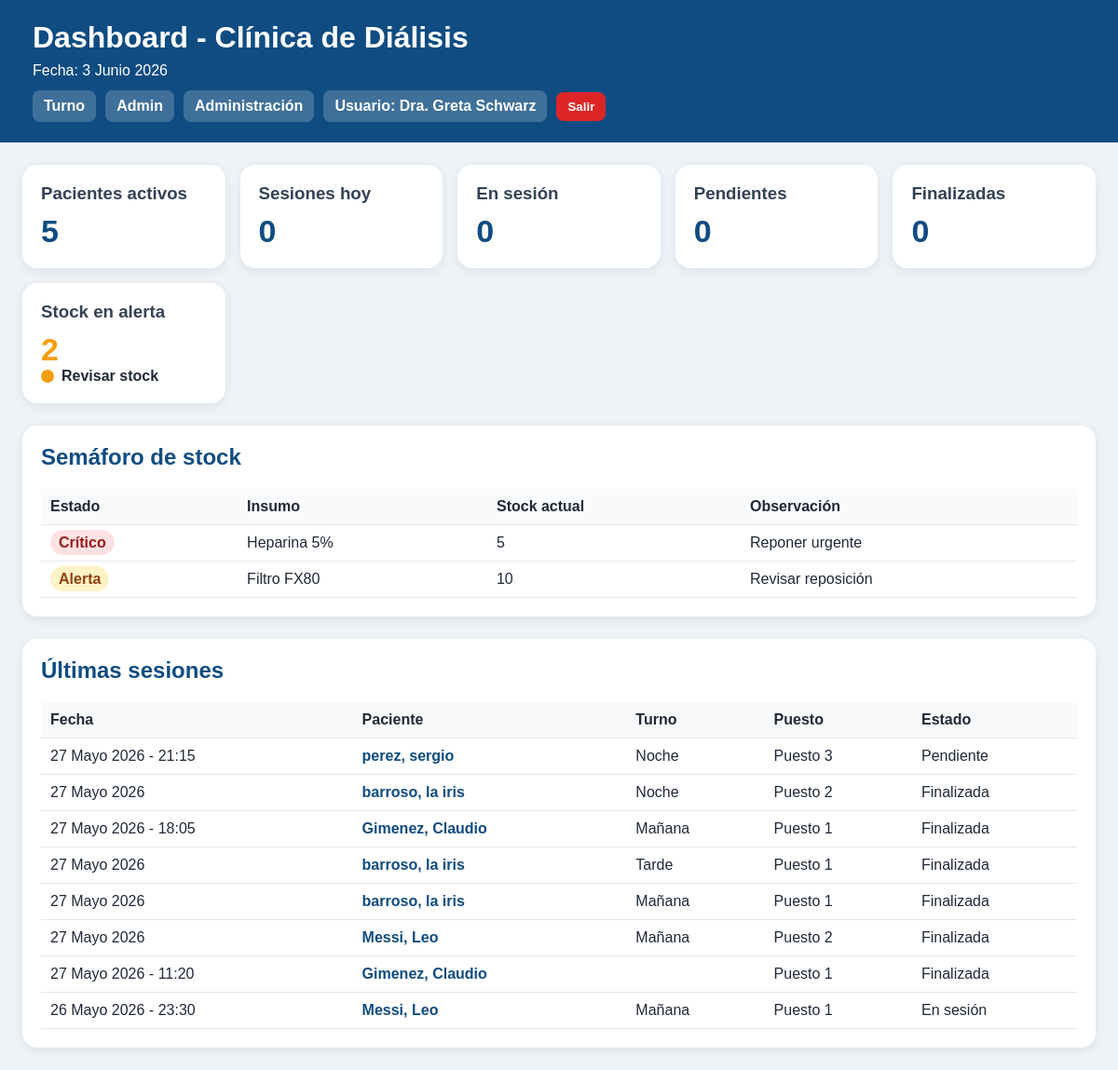
Before: /dashboard/ (signed in) with the older database file.
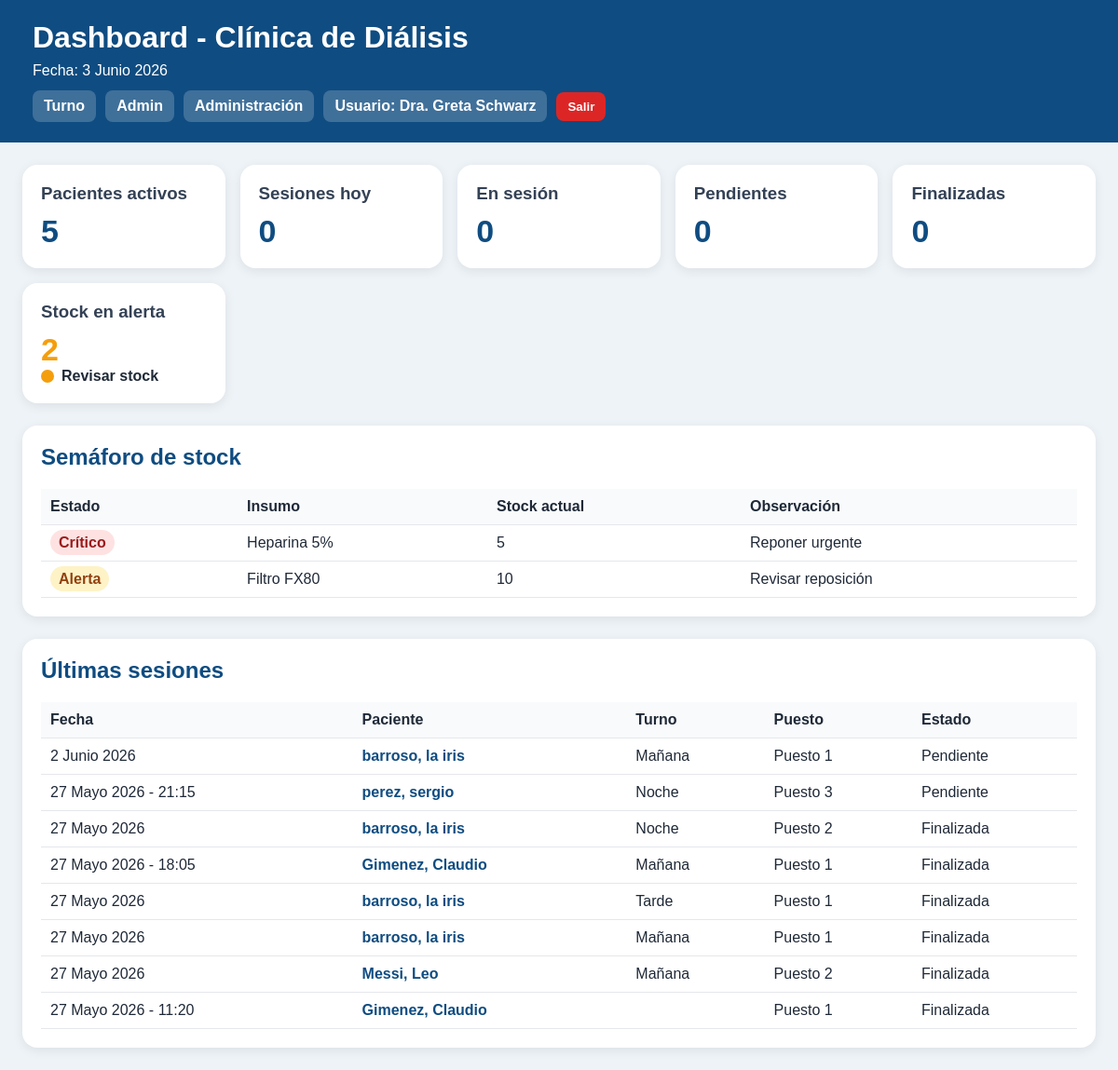
After: the same page with the newer database file.
### stock/models.py (models this page shows, shortened)
class Insumo(models.Model):
    nombre = models.CharField(max_length=120, unique=True)
    stock_actual = models.IntegerField(default=0)
    stock_minimo = models.IntegerField(default=0)
    unidad = models.CharField(max_length=30, default="unidad")
    activo = models.BooleanField(default=True)

### sesiones/models.py (models this page shows, shortened)
class SesionDialisis(models.Model):
    TURNO_CHOICES = [
        ("manana", "Mañana"),
        ("tarde", "Tarde"),
        ("noche", "Noche"),
    ]
    ESTADO_CHOICES = [
        ("pendiente", "Pendiente"),
        ("activa", "En sesión"),
        ("finalizada", "Finalizada"),
    ]
    paciente = models.ForeignKey(Paciente, on_delete=models.CASCADE)
    puesto = models.ForeignKey(Puesto, on_delete=models.SET_NULL, null=True, blank=True)
    fecha = models.DateField()
    turno = models.CharField(max_length=10, choices=TURNO_CHOICES, default="manana")
    estado = models.CharField(max_length=20, choices=ESTADO_CHOICES, default="pendiente")
    medico_asignado = models.ForeignKey(
        User, on_delete=models.SET_NULL,
        null=True, blank=True,
        related_name="sesiones_medico"
    )
    enfermero_asignado = models.ForeignKey(
        User, on_delete=models.SET_NULL,
        null=True, blank=True,
        related_name="sesiones_enfermero"
    )
    peso_pre = models.DecimalField(max_digits=5, decimal_places=2, null=True, blank=True)
    peso_post = models.DecimalField(max_digits=5, decimal_places=2, null=True, blank=True)
    ta_inicial = models.CharField(max_length=20, blank=True)
    ta_final = models.CharField(max_length=20, blank=True)
    finalizada = models.BooleanField(default=False)
    creada_en = models.DateTimeField(auto_now_add=True)
    class Meta:
        ordering = ["-fecha", "turno"]

class PlanillaHemodialisis(models.Model):
    sesion = models.OneToOneField(
        SesionDialisis,
        on_delete=models.CASCADE
    )
    peso_pre = models.DecimalField(
        max_digits=5,
        decimal_places=2,
        null=True,
        blank=True
    )
    peso_post = models.DecimalField(
        max_digits=5,
        decimal_places=2,
        null=True,
        blank=True
    )
    peso_seco = models.DecimalField(
        max_digits=5,
        decimal_places=2,
        null=True,
        blank=True
    )
    uf_prescripta = models.CharField(
        max_length=50,
        blank=True
    )
    temperatura_inicial = models.CharField(
        max_length=20,
        blank=True
    )
    frecuencia_cardiaca_inicial = models.CharField(
        max_length=20,
        blank=True
    )
    ta_inicial = models.CharField(
        max_length=20,
        blank=True
    )
    heparina_inicial = models.CharField(
        max_length=100,
        blank=True
    )
    hora_inicio = models.TimeField(
        null=True,
        blank=True
    )
    acceso_vascular = models.CharField(
        max_length=100,
        blank=True
    )
    dializador = models.CharField(
        max_length=100,
        blank=True
    )
    concentrado = models.CharField(
        max_length=100,
        blank=True
    )
    agujas = models.CharField(
        max_length=100,
        blank=True
    )
    talla = models.CharField(
        max_length=20,
        blank=True
    )
    td = models.CharField(
        max_length=20,
        blank=True
    )
    qb = models.CharField(
        max_length=20,
        blank=True
    )
    qd = models.CharField(
        max_length=20,
        blank=True
    )
    na = models.CharField(
        max_length=20,
        blank=True
    )
    temperatura_final = models.CharField(
        max_length=20,
        blank=True
    )
    ta_egreso = models.CharField(
        max_length=20,
        blank=True
    )
    frecuencia_cardiaca_final = models.CharField(
        max_length=20,
        blank=True
    )
    uf_final = models.CharField(
        max_length=20,
        blank=True
    )
    hora_fin = models.TimeField(
        null=True,
        blank=True
    )
    atb = models.CharField(
        max_length=100,
        blank=True
    )
    observaciones_enfermeria = models.TextField(
        blank=True
    )
    observaciones_medicas = models.TextField(
        blank=True
    )
    creada_en = models.DateTimeField(
        auto_now_add=True
    )

class Puesto(models.Model):
    numero = models.IntegerField(unique=True)
    activo = models.BooleanField(default=True)
    def __str__(self):
        return f"Puesto {self.numero}"

### pacientes/models.py (models this page shows)
class Paciente(models.Model):
    nombre = models.CharField(max_length=100)
    apellido = models.CharField(max_length=100)
    dni = models.CharField(
        max_length=20,
        unique=True
    )
    fecha_nacimiento = models.DateField(
        null=True,
        blank=True
    )
    telefono = models.CharField(
        max_length=30,
        blank=True
    )
    direccion = models.CharField(
        max_length=200,
        blank=True
    )
    obra_social = models.CharField(
        max_length=100,
        blank=True
    )
    numero_afiliado = models.CharField(
        max_length=100,
        blank=True
    )
    fecha_ingreso_dialisis = models.DateField(
        null=True,
        blank=True
    )
    etiologia = models.TextField(
        blank=True
    )
    diagnostico = models.TextField(
        blank=True
    )
    acceso_vascular = models.CharField(
        max_length=100,
        blank=True
    )
    medico_tratante = models.CharField(
        max_length=100,
        blank=True
    )
    activo = models.BooleanField(
        default=True
    )
    observaciones = models.TextField(
        blank=True
    )
    creado_en = models.DateTimeField(
        auto_now_add=True
    )
    class Meta:
        ordering = ["apellido", "nombre"]
    def __str__(self):
        return f"{self.apellido}, {self.nombre}"

### dashboard/views.py (the view)
# urls.py: path("dashboard/", views.inicio, name="inicio"),
@login_required
def inicio(request):
    hoy = date.today()
    pacientes_activos = Paciente.objects.filter(
        activo=True
    ).count()
    sesiones_hoy = SesionDialisis.objects.filter(
        fecha=hoy
    ).count()
    sesiones_activas = SesionDialisis.objects.filter(
        fecha=hoy,
        estado="activa",
        finalizada=False
    ).count()
    sesiones_finalizadas = SesionDialisis.objects.filter(
        fecha=hoy,
        finalizada=True
    ).count()
    stock_alerta = 0
    insumos_alerta = []
    if Insumo:
        insumos_alerta = Insumo.objects.filter(
            activo=True,
            stock_actual__lte=20
        ).order_by("stock_actual")
        stock_alerta = insumos_alerta.count()
    ultimas_sesiones = list(
        SesionDialisis.objects
        .select_related("paciente", "puesto")
        .order_by("-fecha", "-id")[:8]
    )
    for s in ultimas_sesiones:
        try:
            s.planilla = s.planillahemodialisis
        except Exception:
            s.planilla = None
    context = {
        "hoy": hoy,
        "pacientes_activos": pacientes_activos,
        "sesiones_hoy": sesiones_hoy,
        "sesiones_activas": sesiones_activas,
        "sesiones_pendientes": 0,
        "sesiones_finalizadas": sesiones_finalizadas,
        "stock_alerta": stock_alerta,
        "insumos_alerta": insumos_alerta,
        "ultimas_sesiones": ultimas_sesiones,
    }
    context.update(contexto_roles(request))
    return render(
        request,
        "dashboard/inicio.html",
        context
    )

### dashboard/views.py (called while the page is built)
def usuario_en_grupo(user, nombre_grupo):
    return user.groups.filter(name=nombre_grupo).exists()

def nombre_usuario(user):
    nombre = user.get_full_name()
    if nombre:
        return nombre
    return user.username

def contexto_roles(request):
    return {
        "es_enfermero": usuario_en_grupo(request.user, "Enfermeros"),
        "es_medico": usuario_en_grupo(request.user, "Medicos"),
        "es_administracion": usuario_en_grupo(request.user, "Administracion"),
        "es_superadmin": request.user.is_superuser,
        "usuario_actual": nombre_usuario(request.user),
    }

### dashboard/templates/dashboard/inicio.html (shortened to what the changed rows need)
<!DOCTYPE html>
<html lang="es">
<head>
</head>
<body>
<div class="header">
    <h1>Dashboard - Clínica de Diálisis</h1>
</div>
<div class="container">
    <div class="panel">
        <h2>Semáforo de stock</h2>
        <table>
            <tr>
                <th>Estado</th>
                <th>Insumo</th>
                <th>Stock actual</th>
                <th>Observación</th>
            </tr>
            {% for insumo in insumos_alerta %}
            <tr>
                <td>
                    {% if insumo.stock_actual <= 5 %}
                        <span class="badge-rojo">Crítico</span>
                    {% elif insumo.stock_actual <= 20 %}
                        <span class="badge-amarillo">Alerta</span>
                    {% else %}
                        <span class="badge-verde">Normal</span>
                    {% endif %}
                </td>
                <td>{{ insumo.nombre }}</td>
                <td>{{ insumo.stock_actual }}</td>
                <td>
                    {% if insumo.stock_actual <= 5 %}
                        Reponer urgente
                    {% elif insumo.stock_actual <= 20 %}
                        Revisar reposición
                    {% else %}
                        Stock suficiente
                    {% endif %}
                </td>
            </tr>
            {% endfor %}
        </table>
    </div>
    <div class="panel">
        <h2>Últimas sesiones</h2>
        <table>
            <tr>
                <th>Fecha</th>
                <th>Paciente</th>
                <th>Turno</th>
                <th>Puesto</th>
                <th>Estado</th>
            </tr>
            {% for s in ultimas_sesiones %}
            <tr>
                <td>
                    {{ s.fecha }}
                    {% if s.planilla and s.planilla.hora_inicio %}
                        - {{ s.planilla.hora_inicio }}
                    {% endif %}
                </td>
          <td>
 <a href="{% url 'historial_mensual' s.paciente.id %}"
   style="color:#0f4c81;font-weight:bold;text-decoration:none;">
    {{ s.paciente }}
</a>
</td>
                <td>{{ s.get_turno_display }}</td>
                <td>{{ s.puesto|default:"-" }}</td>
                <td>{{ s.get_estado_display }}</td>
            </tr>
            {% empty %}
            <tr>
                <td colspan="5">No hay sesiones cargadas.</td>
            </tr>
            {% endfor %}
        </table>
    </div>
</div>
</body>
</html>

Changed rows visible on the page:
no longer on this page (row unchanged): SesionDialisis: fecha "26 Mayo 2026", planilla.hora_inicio "23:30", paciente "Messi, Leo", turno "Mañana", puesto "Puesto 1", estado "En sesión"
added SesionDialisis: fecha "2 Junio 2026", paciente "barroso, la iris", turno "Mañana", puesto "Puesto 1", estado "Pendiente"
